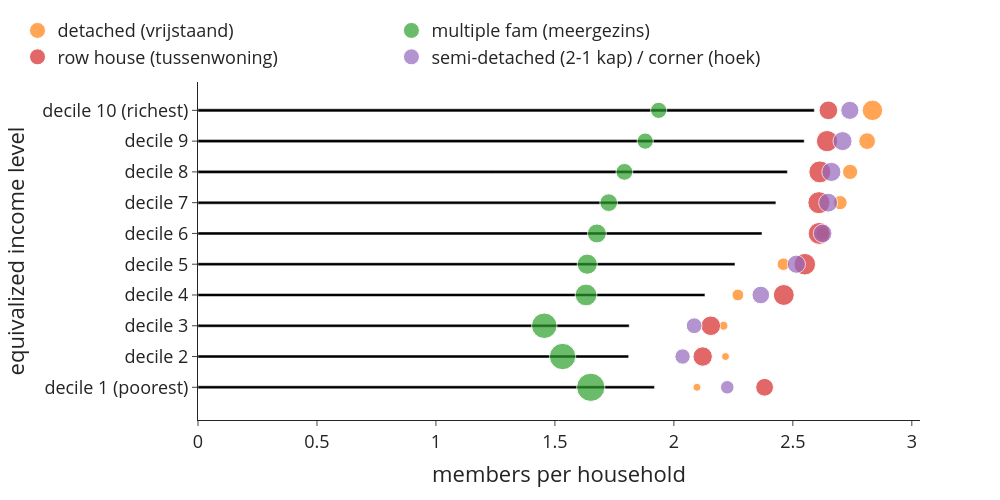

The code cell stored with this chart in its notebook:
### Code cell
bubblechart(use['n_hhdmem2019'], use['n_hhd'], use['n_hhd'], 0, 1, 'members per household', 'equivalized income level','cap_per_hhd_inc_type')

### Figure 1 — Plotly figure (JSON) as saved in the notebook; plotly's stock layout.template omitted (floating-point values rounded to 4 significant figures)
{"data": [{"alignmentgroup": "True", "hovertemplate": "members per household=%{x}<br>equivalized income level=%{y}<extra></extra>", "legendgroup": "", "marker": {"color": "#000000", "pattern": {"shape": ""}}, "name": "", "offsetgroup": "", "orientation": "h", "showlegend": false, "textposition": "auto", "type": "bar", "x": [1.918, 1.81, 1.812, 2.131, 2.257, 2.37, 2.429, 2.477, 2.548, 2.59], "xaxis": "x", "y": ["decile 1 (poorest)", "decile 2", "decile 3", "decile 4", "decile 5", "decile 6", "decile 7", "decile 8", "decile 9", "decile 10 (richest)"], "yaxis": "y"}, {"marker": {"size": [32395, 27950, 41945, 72940, 81585, 90300, 104820, 120430, 145785, 218345], "sizemin": 4, "sizemode": "area", "sizeref": 1041.0}, "mode": "markers", "name": "detached (vrijstaand)", "showlegend": true, "type": "scatter", "x": [2.097, 2.217, 2.208, 2.269, 2.46, 2.625, 2.699, 2.741, 2.812, 2.835], "y": ["decile 1 (poorest)", "decile 2", "decile 3", "decile 4", "decile 5", "decile 6", "decile 7", "decile 8", "decile 9", "decile 10 (richest)"]}, {"marker": {"size": [416250, 361300, 337500, 246790, 212830, 186680, 163815, 147600, 137350, 137080], "sizemin": 4, "sizemode": "area", "sizeref": 1041.0}, "mode": "markers", "name": "multiple fam (meergezins)", "showlegend": true, "type": "scatter", "x": [1.651, 1.532, 1.455, 1.631, 1.636, 1.676, 1.726, 1.792, 1.88, 1.936], "y": ["decile 1 (poorest)", "decile 2", "decile 3", "decile 4", "decile 5", "decile 6", "decile 7", "decile 8", "decile 9", "decile 10 (richest)"]}, {"marker": {"size": [164970, 195995, 199015, 227065, 242180, 251775, 253330, 250285, 236150, 182020], "sizemin": 4, "sizemode": "area", "sizeref": 1041.0}, "mode": "markers", "name": "row house (tussenwoning)", "showlegend": true, "type": "scatter", "x": [2.381, 2.121, 2.155, 2.462, 2.55, 2.611, 2.61, 2.613, 2.644, 2.649], "y": ["decile 1 (poorest)", "decile 2", "decile 3", "decile 4", "decile 5", "decile 6", "decile 7", "decile 8", "decile 9", "decile 10 (richest)"]}, {"marker": {"size": [95435, 123450, 130370, 162075, 172470, 180210, 186820, 190580, 189560, 171500], "sizemin": 4, "sizemode": "area", "sizeref": 1041.0}, "mode": "markers", "name": "semi-detached (2-1 kap) / corner (hoek)", "showlegend": true, "type": "scatter", "x": [2.224, 2.037, 2.085, 2.365, 2.515, 2.625, 2.648, 2.662, 2.709, 2.74], "y": ["decile 1 (poorest)", "decile 2", "decile 3", "decile 4", "decile 5", "decile 6", "decile 7", "decile 8", "decile 9", "decile 10 (richest)"]}], "layout": {"bargap": 0.9, "barmode": "relative", "font": {"size": 18}, "height": 500, "legend": {"orientation": "h", "tracegroupgap": 0, "x": -0.25, "xanchor": "left", "y": 1.02, "yanchor": "bottom"}, "margin": {"t": 60}, "width": 1000, "xaxis": {"anchor": "y", "domain": [0, 1], "title": {"text": "members per household"}}, "yaxis": {"anchor": "x", "domain": [0, 1], "title": {"text": "equivalized income level"}}}}
